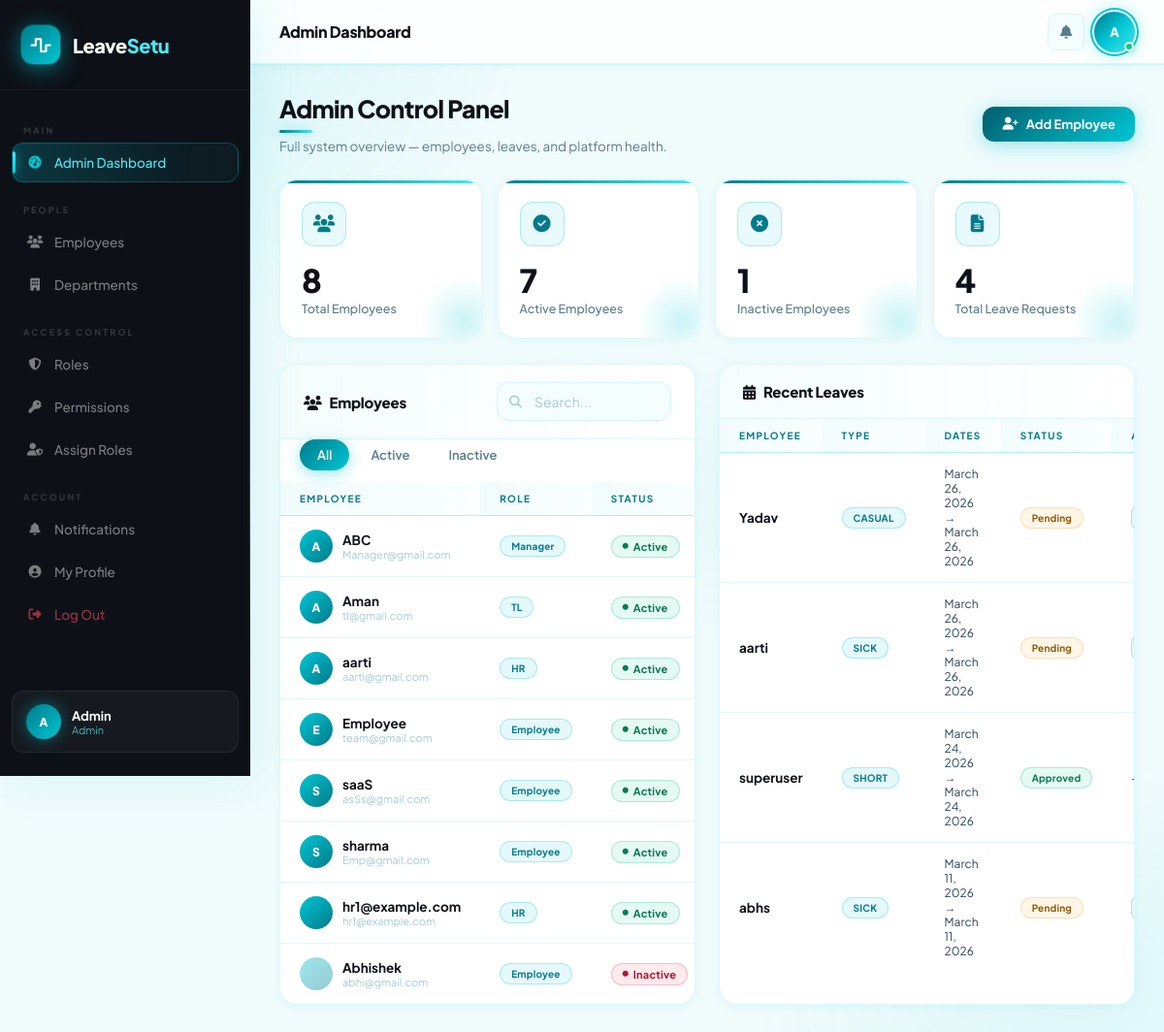
The app's page /leave/admin_dashboard/ (signed in) with its own data.
### users/models.py (models this page shows, shortened)
class User(AbstractUser):
    email = models.EmailField(unique=True)
    role = models.ForeignKey(
        Role,
        on_delete=models.SET_NULL,
        null=True,
        blank=True
    )
    department = models.ForeignKey(
        Department,
        on_delete=models.SET_NULL,
        null=True,
        blank=True
    )
    reporting_manager = models.ForeignKey(
        "self",
        on_delete=models.SET_NULL,
        null=True,
        blank=True,
        related_name="team_members"
    )
    phone = models.CharField(max_length=15, blank=True, null=True)
    date_of_joining = models.DateField(null=True, blank=True)
    is_senior = models.BooleanField(default=False)
    USERNAME_FIELD = "email"
    REQUIRED_FIELDS = ["username"]

class Role(models.Model):
    name = models.CharField(max_length=50, unique=True)

### leaves/models.py (models this page shows, shortened)
class LeaveRequest(models.Model):
    LEAVE_TYPE_CHOICES = (
        ("CASUAL", "Casual Leave"),
        ("SICK", "Sick Leave"),
    )
    DURATION_CHOICES = (
        ("FULL", "Full Day"),
        ("HALF", "Half Day"),
        ("SHORT", "Short Leave"),
    )
    SESSION_CHOICES = (
        ("FIRST_HALF", "First Half"),
        ("SECOND_HALF", "Second Half"),
    )
    STATUS_CHOICES = (
        ("TL_PENDING", "TL Pending"),
        ("HR_PENDING", "HR Pending"),
        ("MANAGER_PENDING", "Manager Pending"),
        ("APPROVED", "Approved"),
        ("REJECTED", "Rejected"),
    )
    employee = models.ForeignKey(
        User,
        on_delete=models.CASCADE,
        related_name="leaves"
    )
    leave_type = models.CharField(max_length=20, choices=LEAVE_TYPE_CHOICES)
    duration = models.CharField(max_length=10, choices=DURATION_CHOICES, default="FULL")
    start_date = models.DateField()
    end_date = models.DateField(null=True, blank=True)
    short_session = models.CharField(max_length=20, choices=SESSION_CHOICES, null=True, blank=True)
    short_hours = models.FloatField(null=True, blank=True)
    reason = models.TextField()
    status = models.CharField(max_length=30, choices=STATUS_CHOICES, default="TL_PENDING")
    created_at = models.DateTimeField(auto_now_add=True)
    updated_at = models.DateTimeField(auto_now=True)

### leaves/views.py (the view, shortened to what this page needs)
# urls.py: path('admin_dashboard/', views.admin_dashboard, name='admin_dashboard'),
@login_required
def admin_dashboard(request):
    if not request.user.is_superuser:
        return redirect("employee_dashboard")
    tab          = request.GET.get("tab",    "all")
    search_query = request.GET.get("search", "").strip()
    employees = User.objects.exclude(is_superuser=True).select_related('role', 'department')
    if tab == "active":
        employees = employees.filter(is_active=True)
    elif tab == "inactive":
        employees = employees.filter(is_active=False)
    employees = employees.order_by('-date_joined')
    recent_employees = (
        User.objects
        .exclude(is_superuser=True)
        .select_related('role', 'department')
        .order_by('-date_joined')[:5]
    )
    leaves = LeaveRequest.objects.all().order_by("-start_date")
    context = {
        "employees":        employees,
        "recent_employees": recent_employees,
        "leaves":           leaves,
        "current_tab":      tab,
        "search_query":     search_query,
        "total_employees":  User.objects.exclude(is_superuser=True).count(),
        "active_count":     User.objects.filter(is_active=True).exclude(is_superuser=True).count(),
        "inactive_count":   User.objects.filter(is_active=False).exclude(is_superuser=True).count(),
        "roles":            Role.objects.exclude(name="Admin"),
    }
    return render(request, "admin_dashboard.html", context)

### leaves/templates/admin_dashboard.html (shortened to what this page needs)
{% extends "base.html" %}
{% block page_title %}Admin Dashboard{% endblock %}
{% block content %}
<div class="page-header animate-in">
  <div class="page-header-top">
    <div>
      <h1 class="page-title">Admin Control Panel</h1>
      <p class="page-subtitle">Full system overview — employees, leaves, and platform health.</p>
    </div>
    <button onclick="document.getElementById('create-modal').style.display='flex'" class="btn btn-primary">
      <i class="fa-solid fa-user-plus"></i> Add Employee
    </button>
  </div>
</div>
<div class="stat-grid">
  <div class="stat-card animate-in delay-1" style="--stat-color:#6c63ff;--stat-rgb:108,99,255;">
    <div class="stat-icon"><i class="fa-solid fa-users"></i></div>
    <div class="stat-value">{{ total_employees }}</div>
    <div class="stat-label">Total Employees</div>
  </div>
  <div class="stat-card animate-in delay-2" style="--stat-color:#00d9b1;--stat-rgb:0,217,177;">
    <div class="stat-icon"><i class="fa-solid fa-circle-check"></i></div>
    <div class="stat-value">{{ active_count }}</div>
    <div class="stat-label">Active Employees</div>
  </div>
  <div class="stat-card animate-in delay-3" style="--stat-color:#ff4f6d;--stat-rgb:255,79,109;">
    <div class="stat-icon"><i class="fa-solid fa-circle-xmark"></i></div>
    <div class="stat-value">{{ inactive_count }}</div>
    <div class="stat-label">Inactive Employees</div>
  </div>
  <div class="stat-card animate-in delay-4" style="--stat-color:#ffb347;--stat-rgb:255,179,71;">
    <div class="stat-icon"><i class="fa-solid fa-file-lines"></i></div>
    <div class="stat-value">{{ leaves|length }}</div>
    <div class="stat-label">Total Leave Requests</div>
  </div>
</div>
<div class="admin-grid">
  <div class="table-container animate-in delay-2">
    <div class="table-header">
      <h2 class="table-title"><i class="fa-solid fa-users" style="color:var(--accent);margin-right:8px;"></i>Employees</h2>
      <div style="display:flex;gap:8px;">
        <div class="search-box">
          <input type="text" name="search" class="form-control" placeholder="Search..." value="{{ search_query }}" style="width:180px;">
        </div>
      </div>
    </div>
    <div style="padding:0 20px 12px;display:flex;gap:4px;background:var(--surface);">
      <a href="?tab=all{% if search_query %}&search={{ search_query }}{% endif %}" class="tab {% if current_tab == 'all' %}active{% endif %}">All</a>
      <a href="?tab=active{% if search_query %}&search={{ search_query }}{% endif %}" class="tab {% if current_tab == 'active' %}active{% endif %}">Active</a>
      <a href="?tab=inactive{% if search_query %}&search={{ search_query }}{% endif %}" class="tab {% if current_tab == 'inactive' %}active{% endif %}">Inactive</a>
    </div>
    <table>
      <thead>
        <tr>
          <th>Employee</th>
          <th>Role</th>
          <th>Status</th>
        </tr>
      </thead>
      <tbody>
        {% for emp in employees %}
        <tr>
          <td>
            <div style="display:flex;align-items:center;gap:10px;">
              <div class="avatar" style="{% if not emp.is_active %}opacity:0.4;{% endif %}">{{ emp.first_name|first|upper }}{{ emp.last_name|first|upper }}</div>
              <div>
                <strong>{{ emp.get_full_name|default:emp.username }}</strong>
                <div style="font-size:11px;color:var(--text-faint);">{{ emp.email }}</div>
              </div>
            </div>
          </td>
          <td><span class="badge badge-info" style="font-size:10px;">{{ emp.role.name|default:"—" }}</span></td>
          <td>
            {% if emp.is_active %}
              <span class="badge badge-approved"><i class="fa-solid fa-circle" style="font-size:6px;"></i> Active</span>
            {% else %}
              <span class="badge badge-rejected"><i class="fa-solid fa-circle" style="font-size:6px;"></i> Inactive</span>
            {% endif %}
          </td>
        </tr>
        {% empty %}
        <tr><td colspan="4">
          <div class="empty-state" style="padding:30px;"><div class="empty-title">No employees found</div></div>
        </td></tr>
        {% endfor %}
      </tbody>
    </table>
  </div>
  <div class="table-container animate-in delay-3">
    <div class="table-header">
      <h2 class="table-title"><i class="fa-solid fa-calendar-days" style="color:var(--accent2);margin-right:8px;"></i>Recent Leaves</h2>
    </div>
    <table>
      <thead>
        <tr>
          <th>Employee</th>
          <th>Type</th>
          <th>Dates</th>
          <th>Status</th>
          <th>Actions</th>
        </tr>
      </thead>
      <tbody>
        {% for leave in leaves|slice:":20" %}
        <tr>
          <td><strong>{{ leave.employee.username }}</strong></td>
          <td><span class="badge badge-info" style="font-size:10px;">{{ leave.leave_type }}</span></td>
          <td style="font-size:12px;">{{ leave.start_date }} → {{ leave.end_date }}</td>
          <td>
            {% if leave.status == 'APPROVED' %}
              <span class="badge badge-approved" style="font-size:10px;">Approved</span>
            {% elif leave.status == 'REJECTED' %}
              <span class="badge badge-rejected" style="font-size:10px;">Rejected</span>
            {% else %}
              <span class="badge badge-pending" style="font-size:10px;">Pending</span>
            {% endif %}
          </td>
          <td>
            {% if 'PENDING' in leave.status %}
            <div style="display:flex;gap:4px;">
              <form method="POST" action="{% url 'approve_leave' leave.id %}">{% csrf_token %}
                <button type="submit" class="btn btn-success btn-sm" title="Approve"></button>
              </form>
            </div>
            {% else %}—{% endif %}
          </td>
        </tr>
        {% empty %}
        <tr><td colspan="5"><div class="empty-state" style="padding:30px;"><div class="empty-title">No leave records</div></div></td></tr>
        {% endfor %}
      </tbody>
    </table>
  </div>
</div>
{% endblock %}

### templates/base.html (shortened to what this page needs)
<!DOCTYPE html>
<html lang="en">
<head>
    <link rel="stylesheet" href="https://cdnjs.cloudflare.com/ajax/libs/font-awesome/6.5.0/css/all.min.css">
</head>
<body>
{% if request.user.is_authenticated %}
<aside class="sidebar" id="sidebar">
    <div class="sidebar-logo">
        <div class="logo-mark">
            <i class="fa-solid fa-wave-square"></i>
        </div>
        <span class="logo-text">Leave<span>Setu</span></span>
    </div>
    <nav class="sidebar-nav">
        <div class="nav-section-label">Main</div>
        {% if request.user.role %}
            {% if request.user.role.name == "Admin" %}
            <a href="{% url 'admin_dashboard' %}" class="nav-item {% if request.resolver_match.url_name == 'admin_dashboard' %}active{% endif %}">
                <i class="fa-solid fa-gauge-high nav-icon"></i> Admin Dashboard
            </a>
            {% elif request.user.role.name == "TL" %}
            <a href="{% url 'tl_dashboard' %}" class="nav-item {% if request.resolver_match.url_name == 'tl_dashboard' %}active{% endif %}">
                <i class="fa-solid fa-gauge-high nav-icon"></i> Dashboard
            </a>
            {% elif request.user.role.name == "HR" %}
            <a href="{% url 'hr_dashboard' %}" class="nav-item {% if request.resolver_match.url_name == 'hr_dashboard' %}active{% endif %}">
                <i class="fa-solid fa-gauge-high nav-icon"></i> Dashboard
            </a>
            {% elif request.user.role.name == "Manager" %}
            <a href="{% url 'manager_dashboard' %}" class="nav-item {% if request.resolver_match.url_name == 'manager_dashboard' %}active{% endif %}">
                <i class="fa-solid fa-gauge-high nav-icon"></i> Dashboard
            </a>
            {% else %}
            <a href="{% url 'employee_dashboard' %}" class="nav-item {% if request.resolver_match.url_name == 'employee_dashboard' %}active{% endif %}">
                <i class="fa-solid fa-gauge-high nav-icon"></i> Dashboard
            </a>
            {% endif %}
        {% endif %}
        {% if request.user.role and request.user.role.name in "HR Manager Admin" %}
        <div class="nav-section-label">People</div>
        <a href="{% url 'hr_employee_list' %}" class="nav-item {% if request.resolver_match.url_name == 'hr_employee_list' %}active{% endif %}">
            <i class="fa-solid fa-users nav-icon"></i> Employees
        </a>
        {% endif %}
        {% if request.user.role and request.user.role.name == "Admin" %}
        <a href="{% url 'department_list' %}" class="nav-item {% if request.resolver_match.url_name == 'department_list' or request.resolver_match.url_name == 'department_detail' %}active{% endif %}">
            <i class="fa-solid fa-building nav-icon"></i> Departments
        </a>
        <div class="nav-section-label">Access Control</div>
        <a href="{% url 'role_list' %}" class="nav-item {% if request.resolver_match.url_name == 'role_list' %}active{% endif %}">
            <i class="fa-solid fa-shield-halved nav-icon"></i> Roles
        </a>
        <a href="{% url 'role_permission_list' %}" class="nav-item {% if request.resolver_match.url_name == 'role_permission_list' %}active{% endif %}">
            <i class="fa-solid fa-key nav-icon"></i> Permissions
        </a>
        <a href="{% url 'assign_role' %}" class="nav-item {% if request.resolver_match.url_name == 'assign_role' %}active{% endif %}">
            <i class="fa-solid fa-user-shield nav-icon"></i> Assign Roles
        </a>
        {% endif %}
        <div class="nav-section-label">Account</div>
        <a href="{% url 'notifications' %}" class="nav-item {% if request.resolver_match.url_name == 'notifications' %}active{% endif %}">
            <i class="fa-solid fa-bell nav-icon"></i> Notifications
        </a>
        <a href="{% url 'dashboard' %}" class="nav-item {% if request.resolver_match.url_name == 'dashboard' %}active{% endif %}">
            <i class="fa-solid fa-circle-user nav-icon"></i> My Profile
        </a>
        <a href="{% url 'logout' %}" class="nav-item" style="color:rgba(240,64,88,0.65);">
            <i class="fa-solid fa-right-from-bracket nav-icon"></i> Log Out
        </a>
    </nav>
    <div class="sidebar-user">
        <div class="user-avatar-sidebar">
            {{ request.user.first_name|first|upper }}{{ request.user.last_name|first|upper }}
        </div>
        <div class="user-info">
            <div class="user-name">{{ request.user.get_full_name|default:request.user.username }}</div>
            <div class="user-role">{% if request.user.role %}{{ request.user.role.name }}{% else %}N/A{% endif %}</div>
        </div>
    </div>
</aside>
{% endif %}
<div class="main-wrapper" {% if not request.user.is_authenticated %}style="margin-left:0;"{% endif %}>
    {% if request.user.is_authenticated %}
    <header class="topbar">
        <h1 class="topbar-title">{% block page_title %}Dashboard{% endblock %}</h1>
        <div class="topbar-actions">
            <a href="{% url 'notifications' %}" class="icon-btn">
                <i class="fa-solid fa-bell"></i>
            </a>
            <div class="profile-dropdown-wrapper" id="profileWrapper">
                <div class="avatar-wrapper" onclick="toggleProfileDropdown()" title="My Profile">
                    <div class="topbar-avatar">
                        {{ request.user.first_name|first|upper }}{{ request.user.last_name|first|upper }}
                    </div>
                </div>
            </div>
        </div>
    </header>
    {% endif %}
    <main class="page-content">
        {% block content %}{% endblock %}
    </main>
</div>
</body>
</html>

### leaves/templates/admin_dashboard.html (style rules this page uses)
.admin-grid { display: grid; grid-template-columns: 1fr 1fr; gap: 24px; }

### records on screen
User: user.first_name|first "A", user.get_full_name "Admin", user.role.name "Admin"
User: first_name|first "A", get_full_name "ABC", email "Manager@gmail.com", role.name "Manager", is_active True (drawn)
User: first_name|first "A", get_full_name "Aman", email "tl@gmail.com", role.name "TL", is_active True (drawn)
User: first_name|first "A", get_full_name "aarti", email "aarti@gmail.com", role.name "HR", is_active True (drawn)
User: first_name|first "E", get_full_name "Employee", email "team@gmail.com", role.name "Employee", is_active True (drawn)
User: first_name|first "S", get_full_name "saaS", email "asSs@gmail.com", role.name "Employee", is_active True (drawn)
User: first_name|first "S", get_full_name "sharma", email "Emp@gmail.com", role.name "Employee", is_active True (drawn)
User: is_active True (drawn), get_full_name "hr1@example.com", email "hr1@example.com", role.name "HR"
User: is_active False (drawn), get_full_name "Abhishek", email "abhi@gmail.com", role.name "Employee"
LeaveRequest: employee.username "Yadav", leave_type "CASUAL", start_date "March 26, 2026", end_date "March 26, 2026", status "Pending"
LeaveRequest: employee.username "aarti", leave_type "SICK", start_date "March 26, 2026", end_date "March 26, 2026", status "Pending"
LeaveRequest: employee.username "superuser", leave_type "SHORT", start_date "March 24, 2026", end_date "March 24, 2026", status "Approved"
LeaveRequest: employee.username "abhs", leave_type "SICK", start_date "March 11, 2026", end_date "March 11, 2026", status "Pending"

### other values on screen
{{ total_employees }} "8"
{{ active_count }} "7"
{{ inactive_count }} "1"
{{ leaves|length }} "4"
